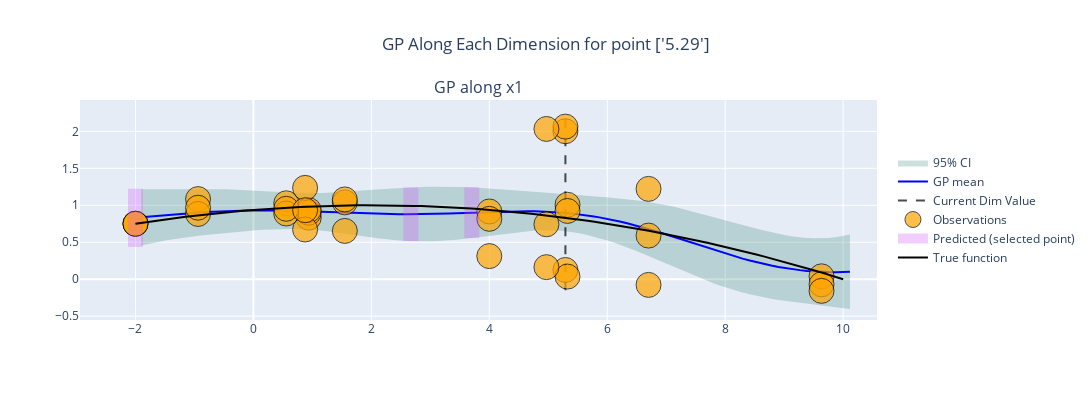

Notebook cell for this chart:
### Markdown cell above
# Heteroscedastic noise

### Code cell
def noise_fn_low(x, y= None):
    return y + np.random.normal(0, 1)*(x['x1']+2)/12


runs = tester.run(mg.GammaNoiseSGP, n_runs=4, technical_repeats=3, batch_size=3, noise_fn=noise_fn_low, plot_each=False)
fig =runs.plot_GP(mg.GammaNoiseSGP, figsize=(12, 4))
plot_test(fig)
